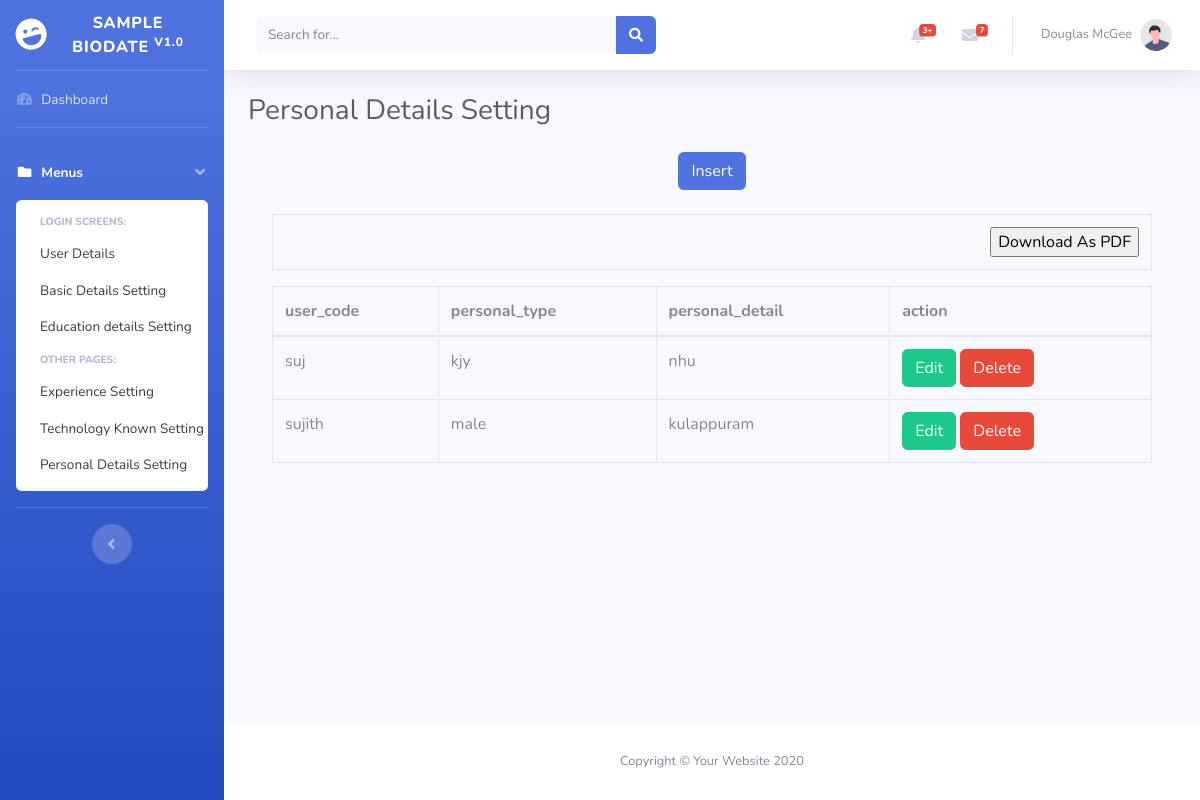
Page /personal_details.php on the committed database.
### tables this page shows
CREATE TABLE `personal_details` (
  `id` int(10) NOT NULL,
  `user_code` varchar(10) NOT NULL,
  `personal_type` varchar(400) NOT NULL,
  `personal_detail` varchar(500) NOT NULL
);

### personal_details.php (the view, shortened to what this page needs)
<?php
include('config.php');
include('header.php');
$action = "";
?>
 <h1 class="h3 mb-4 text-gray-800">Personal Details Setting</h1>
<div class="container">
  <?php if($action == 'edit' or $action == 'add' ){
          $id = $_REQUEST['id'];
		  $query ="select * from personal_details where id='$id'";
      $result = mysqli_query($conn, $query);
          $data = mysqli_fetch_assoc($result)
  ?>
  <form method="post" >
  <table class="table table-striped table-bordered table-hover">
  <tr>
  <td align="right"><b>user_code</b></td>
  <td>
   <input type="text" name="user_code" id="user_code" class="form-control" value="<?php if($action=="edit"){ echo $data['user_code'];}else {echo "";} ?>" placeholder="Name" required="required" autofocus="autofocus">
  </td>
  </tr>
  <tr>
  <td align="right"><b>personal_type</b></td>
  <td>
  <input type="text" name="personal_type" class="form-control" value="<?php if($action=="edit"){echo $data['personal_type'];}else{echo "";} ?>"  required="required">
  </td>
  </tr>
  <tr>
  <td align="right"><b> personal_detail<b></td>
  <td>
   <input type="text" name="personal_detail" class="form-control" value="<?php if($action=="edit"){ echo $data['personal_detail'];} else { echo "";} ?>" required="required">
   </td>
  </tr>
  <tr>
  <td colspan="2" align="center">
  <?php
  if($action=="edit")
  {
  ?>
  <button type="submit" class="btn btn-success" name="edit" >Save</button>
  <?php
  }
  else
  {
	?>
    <button type="submit" class="btn btn-success" name="save" >Save</button>
    <?php
  }
  ?>
  </td>
  </tr>
  </table>
  </form>
  <?php }else{ ?>
		  <center><a href="personal_details.php?action=add&id=0" class="btn btn-primary">Insert</a></center>
		  <br />
          <table  id="example2" class="table table-bordered table-hover">
          <tr>
           <td colspan="6" align="right">
            <input type="button" id="btnExport" value="Download As PDF" />
          </td>
          </tr>
          </table>
		  <table  id="example1" class="table table-bordered table-hover">
			<thead>
			  <tr>
			<th>user_code</th>
			<th>personal_type</th>
			<th>personal_detail</th>
			<th>action</th>
			  </tr>
			</thead>
			<tbody>
			<?php
		$query  = "select * from personal_details order by id desc";
$result = mysqli_query($conn,$query);
  while($data = mysqli_fetch_assoc($result))
		{
			?>
			  <tr>
			  <td><?php echo $data["user_code"]; ?></td>
			<td><?php echo $data["personal_type"]; ?></td>
			<td><?php echo $data["personal_detail"]; ?></td>
			<td>
			<a href="personal_details.php?action=edit&id=<?php echo $data["id"]; ?>" class="btn btn-success">Edit</a>
			<a href="personal_details.php?action=delete&id=<?php echo $data["id"]; ?>" class="btn btn-danger" onClick="return confirm('are you soure want to delete this')" >Delete</a>
			</td>
			  </tr>
			  <?php
		}
		?>
			</tbody>
		  </table>
  <?php } ?>
</div>
<?php
include('footer.php');
?>

### rows in the picture
personal_details: user_code "suj", personal_type "kjy", personal_detail "nhu"
personal_details: user_code "sujith", personal_type "male", personal_detail "kulappuram"
